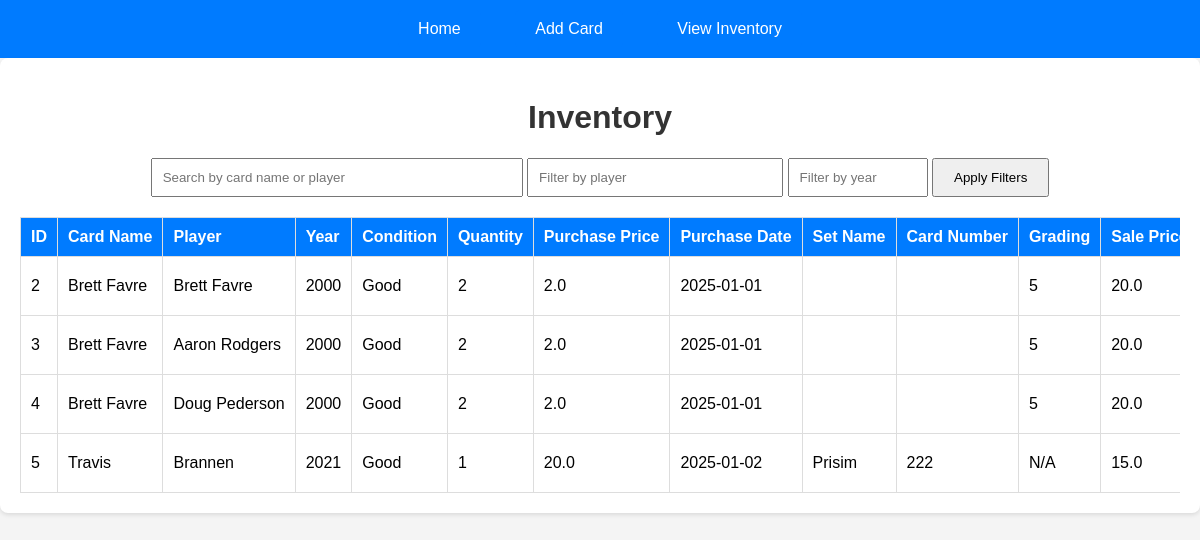
/view, run on the app's committed database.
### tables this page shows
CREATE TABLE inventory (
            id INTEGER PRIMARY KEY AUTOINCREMENT,
            card_name TEXT NOT NULL,
            player TEXT,
            year INTEGER,
            condition TEXT,
            quantity INTEGER DEFAULT 1,
            purchase_price REAL,
            purchase_date TEXT,
            set_name TEXT,
            card_number TEXT,
            grading TEXT,
            sale_price REAL,
            sale_date TEXT,
            vendor_or_buyer TEXT
        );

### CardInventory.py (the view, shortened to what this page needs)
@app.route('/view', methods=['GET', 'POST'])
def view_inventory():
    conn = sqlite3.connect('inventory.db')
    cursor = conn.cursor()
    query = "SELECT * FROM inventory"
    filters = []
    conditions = []
    cursor.execute(query, filters)
    rows = cursor.fetchall()
    conn.close()
    no_results = len(rows) == 0
    return render_template('view_inventory.html', rows=rows, no_results=no_results)

### Templates/view_inventory.html (shortened to what this page needs)
{% extends "base.html" %}
{% block content %}
<h1>Inventory</h1>
<form method="POST" style="margin-bottom: 20px; text-align: center;">
    <input type="text" name="search" placeholder="Search by card name or player" style="padding: 10px; width: 30%;">
    <input type="text" name="player" placeholder="Filter by player" style="padding: 10px; width: 20%;">
    <input type="number" name="year" placeholder="Filter by year" style="padding: 10px; width: 10%;">
    <button type="submit" style="padding: 10px 20px;">Apply Filters</button>
</form>
{% if no_results %}
    <p style="text-align: center; color: red; font-weight: bold;">No records match your criteria.</p>
{% else %}
<div class="table-container">
    <table>
        <tr>
            <th>ID</th>
            <th>Card Name</th>
            <th>Player</th>
            <th>Year</th>
            <th>Condition</th>
            <th>Quantity</th>
            <th>Purchase Price</th>
            <th>Purchase Date</th>
            <th>Set Name</th>
            <th>Card Number</th>
            <th>Grading</th>
            <th>Sale Price</th>
        </tr>
        {% for row in rows %}
        <tr>
            {% for column in row %}
            <td>{{ column }}</td>
            {% endfor %}
        </tr>
        {% endfor %}
    </table>
</div>
{% endif %}
{% endblock %}

### Templates/base.html (shortened to what this page needs)
<!DOCTYPE html>
<html lang="en">
<head>
    <link rel="stylesheet" type="text/css" href="{{ url_for('static', filename='styles.css') }}">
</head>
<body>
    <nav style="background-color: #007BFF; padding: 10px; text-align: center;">
        <a href="/" style="color: white; margin: 0 15px; text-decoration: none;">Home</a>
        <a href="/add" style="color: white; margin: 0 15px; text-decoration: none;">Add Card</a>
        <a href="/view" style="color: white; margin: 0 15px; text-decoration: none;">View Inventory</a>
    </nav>
    <div class="container">
        {% block content %}{% endblock %}
    </div>
</body>
</html>

### Static/styles.css (style rules this page uses)
body { font-family: Arial, sans-serif; background-color: #f4f4f4; margin: 0; padding: 0; }
.container { width: 100% max-width: none; margin: 0 auto; background: white; padding: 20px; border-radius: 8px; box-shadow: 0 2px 4px rgba(0, 0, 0, 0.1); }
h1, h2 { text-align: center; color: #333; }
table { width: auto; border-collapse: collapse; margin: 0 auto; }
table th, table td { border: 1px solid #ddd; padding: 10px; text-align: left; white-space: nowrap; }
table th { background-color: #007BFF; color: white; }
.table-container { width: 100%; margin: 0 auto; overflow-x: auto; }
a { text-decoration: none; color: white; background-color: #007BFF; padding: 10px 20px; border-radius: 5px; display: inline-block; }

### data on the page
inventory: row "2" "2" "5", card_name "Brett Favre", player "Brett Favre", year "2000", condition "Good", purchase_price "2.0", purchase_date "2025-01-01", sale_price "20.0"
inventory: row "3" "2" "5", card_name "Brett Favre", player "Aaron Rodgers", year "2000", condition "Good", purchase_price "2.0", purchase_date "2025-01-01", sale_price "20.0"
inventory: row "4" "2" "5", card_name "Brett Favre", player "Doug Pederson", year "2000", condition "Good", purchase_price "2.0", purchase_date "2025-01-01", sale_price "20.0"
inventory: row "5" "1", card_name "Travis", player "Brannen", year "2021", condition "Good", purchase_price "20.0", purchase_date "2025-01-02", set_name "Prisim", card_number "222", grading "N/A", sale_price "15.0"
